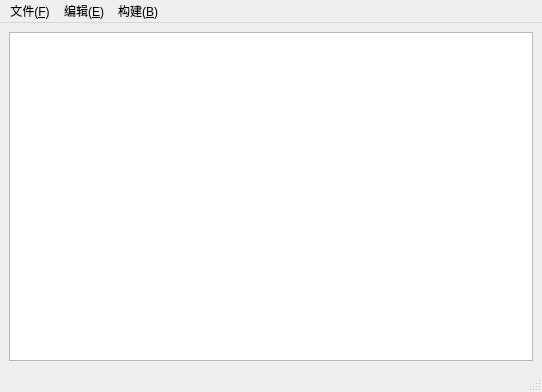
<?xml version="1.0" encoding="UTF-8"?>
<ui version="4.0">
 <class>MainWindow</class>
 <widget class="QMainWindow" name="MainWindow">
  <property name="geometry">
   <rect>
    <x>0</x>
    <y>0</y>
    <width>542</width>
    <height>392</height>
   </rect>
  </property>
  <property name="windowTitle">
   <string>MainWindow</string>
  </property>
  <widget class="QWidget" name="centralwidget">
   <layout class="QVBoxLayout" name="verticalLayout">
    <item>
     <widget class="QTextEdit" name="textEdit"/>
    </item>
   </layout>
  </widget>
  <widget class="QMenuBar" name="menubar">
   <property name="geometry">
    <rect>
     <x>0</x>
     <y>0</y>
     <width>542</width>
     <height>21</height>
    </rect>
   </property>
   <widget class="QMenu" name="menu_F">
    <property name="title">
     <string>文件(&amp;F)</string>
    </property>
    <addaction name="action_N"/>
    <addaction name="action_O"/>
    <addaction name="action_S"/>
   </widget>
   <widget class="QMenu" name="menu_E">
    <property name="title">
     <string>编辑(&amp;E)</string>
    </property>
   </widget>
   <widget class="QMenu" name="menu_B">
    <property name="title">
     <string>构建(&amp;B)</string>
    </property>
   </widget>
   <addaction name="menu_F"/>
   <addaction name="menu_E"/>
   <addaction name="menu_B"/>
  </widget>
  <widget class="QStatusBar" name="statusbar"/>
  <action name="action_N">
   <property name="text">
    <string>新建(&amp;N)</string>
   </property>
  </action>
  <action name="action_O">
   <property name="text">
    <string>打开(&amp;O)</string>
   </property>
  </action>
  <action name="action_S">
   <property name="text">
    <string>保存(&amp;S)</string>
   </property>
  </action>
 </widget>
 <resources/>
 <connections/>
</ui>
